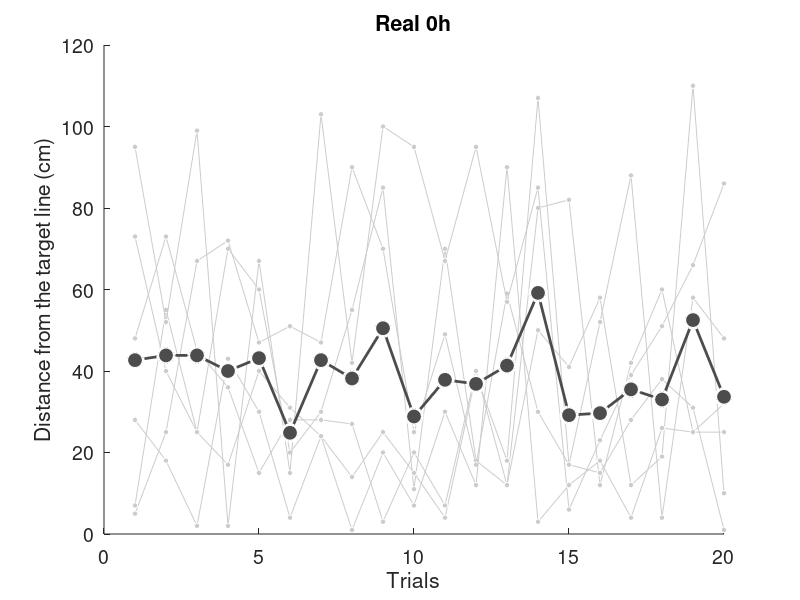

Recreate this plot in MATLAB.
load('scores.mat')

REAL_0h_abs = abs(REAL_0h_diff);
REAL_0h_abs_each = mean(REAL_0h_abs, 2);

x = 1:20;


figure('Position', [100 100 700 400]);
ylim([0, 120])
h = gca;
set(h, 'FontSize', 14)

xlabel('Trials')
ylabel('Distance from the target line (cm)')
title('Real 0h')

for i = 1:REAL_number
    hold on
    y = REAL_0h_abs(:,i);
    plot(x, y', '-o', ...
    'MarkerSize', 4, ...
    'MarkerFaceColor', light_gray, ...
    'MarkerEdgeColor', white, ...
    'Color', light_gray)
end

hold on

plot(x, REAL_0h_abs_each', '-o', ...
    'LineWidth', 2, ...
    'MarkerSize', 12, ...
    'MarkerFaceColor', dark_gray, ...
    'MarkerEdgeColor', white, ...
    'Color', dark_gray)

hold off

saveas(gcf,'./data/figures/REAL_0h_test','epsc')
